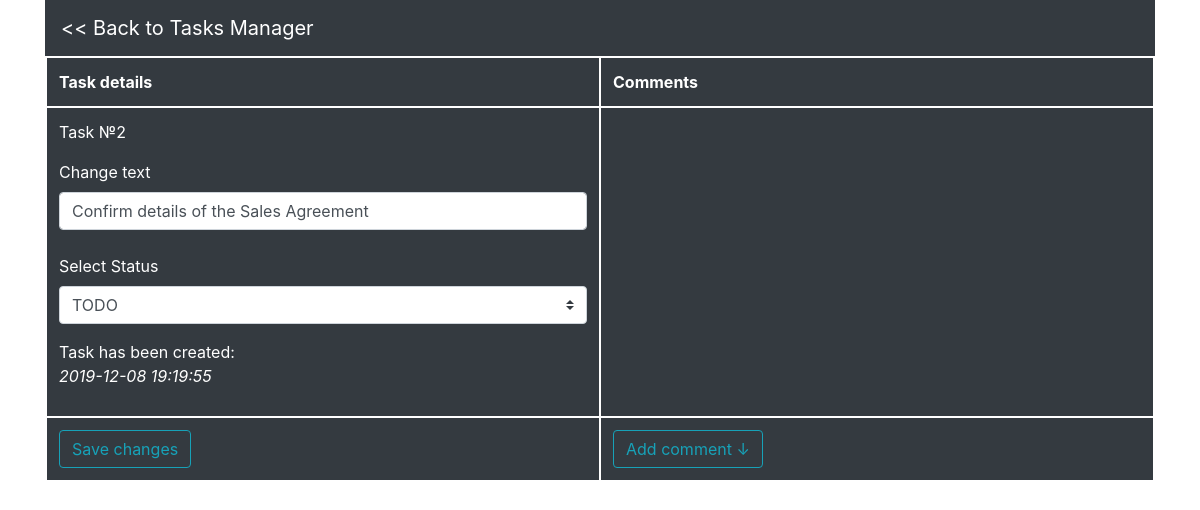
Page /editTask.php?id=2 on the committed database.
### tables this page shows
CREATE TABLE `list` (
  `id` int(11) NOT NULL,
  `task` varchar(200) NOT NULL,
  `status` varchar(6) NOT NULL,
  `date` datetime NOT NULL DEFAULT current_timestamp()
);

### classes/db.php (called while the page is built, shortened)
<?php
class db
{
	public function sqlQuery($query) {
		try{
			$pdo = new PDO('mysql:host=localhost;dbname=tasks', 'root', '');
			$result = $pdo->query($query);
			return $result;
		} catch (PDOException $e) {
		    print "Error!: " . $e->getMessage() . "<br/>";
		    die();
		}
	}
	public function getTaskByID($id) {
		$query = "SELECT * FROM `list` WHERE (`id` = $id)";
		$result = $this->sqlQuery($query);
		$result = $result->fetchAll(PDO::FETCH_ASSOC);
		return $result;
	}
}

### editTask.php (the view, shortened to what this page needs)
<?php
require_once ($_SERVER['DOCUMENT_ROOT'].'/classes/db.php');
$db = new db;
$id = $_GET['id'];
$task = $db->getTaskByID($id);
?>
<!DOCTYPE html>
<html>
<head>
	<link rel="stylesheet" href="https://stackpath.bootstrapcdn.com/bootstrap/4.4.1/css/bootstrap.min.css">
</head>
<body>
	<div class="container">
		<nav class="navbar navbar-dark bg-dark">
			<a class="navbar-brand" href="../index.php"> &lt;&lt; Back to Tasks Manager</a>
		</nav>
		<table class="table table-dark">
		  <thead>
		    <tr>
		      <th style="border: 2px white solid;" scope="col">Task details</th>
		      <th style="border: 2px white solid;" scope="col">Comments</th>
		    </tr>
		  </thead>
		  <tbody>
		    <tr>
		      <td style="border: 2px white solid; width: 33.34%">
		      	<?php
		      		echo "<p>Task №" . $task[0]['id'] . "</p>";
		      		$text = $task[0]['task'];
		      		echo '<label>Change text</label>
		      			  <form id="editTask" method="post" action="processing/editTaskData.php">
		      			  <input type="hidden" name="id" value="' . $id . '">
		      			  <input name="text" type="text" class="form-control" value="' . $text . '" aria-describedby="basic-addon1"><br>';
		      		echo '<label>Select Status</label>
		      			  <select name="status" class="custom-select" id="inputGroupSelect01">
					    	<option value="TODO">TODO</option>
					    	<option value="DOING">DOING</option>
					    	<option value="DONE">DONE</option>
					      </select><br>
					      </form>
					  	  <p></p>
					      <p>Task has been created: <br><i>' . $task[0]["date"] . '</i></p>';
		      	?>
		      </td>
		      <td style="border: 2px white solid; width: 33.34%">
		      </td>
		    </tr>
		    		    <tr>
		      <td style="border: 2px white solid; width: 33.34%">
		      	<button form="editTask" class="btn btn-outline-info" type="submit">Save changes</button>
		      </td>
		      <td style="border: 2px white solid; width: 33.34%">
		      	<button class="btn btn-outline-info" type="submit" data-toggle="collapse" data-target="#collapseExample" aria-expanded="false" aria-controls="collapseExample">
		      		Add comment ↓
		      	</button>
		      </td>
		    </tr>
		  </tbody>
		</table>
	</div>
</body>
</html>

### rows in the picture
list: id "2", text "Confirm details of the Sales Agreement", date "2019-12-08 19:19:55"
